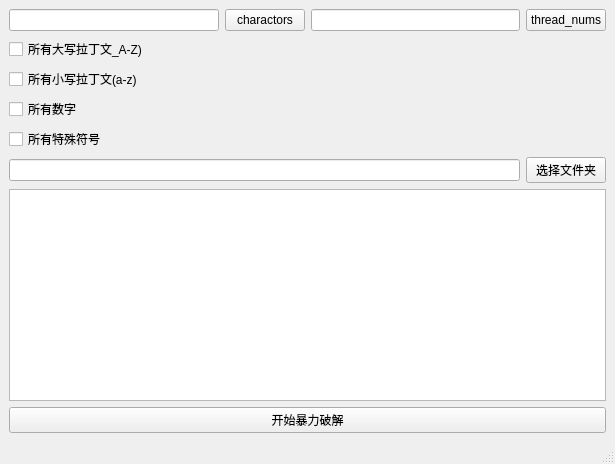
<?xml version="1.0" encoding="UTF-8"?>
<ui version="4.0">
 <class>MainWindow</class>
 <widget class="QMainWindow" name="MainWindow">
  <property name="geometry">
   <rect>
    <x>0</x>
    <y>0</y>
    <width>615</width>
    <height>464</height>
   </rect>
  </property>
  <property name="windowTitle">
   <string>MainWindow</string>
  </property>
  <widget class="QWidget" name="centralwidget">
   <layout class="QVBoxLayout" name="verticalLayout">
    <item>
     <layout class="QHBoxLayout" name="horizontalLayout">
      <item>
       <widget class="QLineEdit" name="charactors"/>
      </item>
      <item>
       <widget class="QPushButton" name="pushButton">
        <property name="text">
         <string>charactors</string>
        </property>
       </widget>
      </item>
      <item>
       <widget class="QLineEdit" name="thread_nums"/>
      </item>
      <item>
       <widget class="QPushButton" name="pushButton_2">
        <property name="text">
         <string>thread_nums</string>
        </property>
       </widget>
      </item>
     </layout>
    </item>
    <item>
     <widget class="QCheckBox" name="A_Z">
      <property name="text">
       <string>所有大写拉丁文_A-Z)</string>
      </property>
     </widget>
    </item>
    <item>
     <widget class="QCheckBox" name="a_z">
      <property name="text">
       <string>所有小写拉丁文(a-z)</string>
      </property>
     </widget>
    </item>
    <item>
     <widget class="QCheckBox" name="all_numbers">
      <property name="text">
       <string>所有数字</string>
      </property>
     </widget>
    </item>
    <item>
     <widget class="QCheckBox" name="all_special_charactors">
      <property name="text">
       <string>所有特殊符号</string>
      </property>
     </widget>
    </item>
    <item>
     <layout class="QHBoxLayout" name="horizontalLayout_2" stretch="8,0">
      <item>
       <widget class="QLineEdit" name="dir_show_line"/>
      </item>
      <item>
       <widget class="QPushButton" name="pushButton_3">
        <property name="text">
         <string>选择文件夹</string>
        </property>
       </widget>
      </item>
     </layout>
    </item>
    <item>
     <widget class="QTextEdit" name="show_edit"/>
    </item>
    <item>
     <widget class="QPushButton" name="pushButton_4">
      <property name="text">
       <string>开始暴力破解</string>
      </property>
     </widget>
    </item>
   </layout>
  </widget>
  <widget class="QMenuBar" name="menubar">
   <property name="geometry">
    <rect>
     <x>0</x>
     <y>0</y>
     <width>615</width>
     <height>23</height>
    </rect>
   </property>
  </widget>
  <widget class="QStatusBar" name="statusbar"/>
 </widget>
 <resources/>
 <connections/>
</ui>
